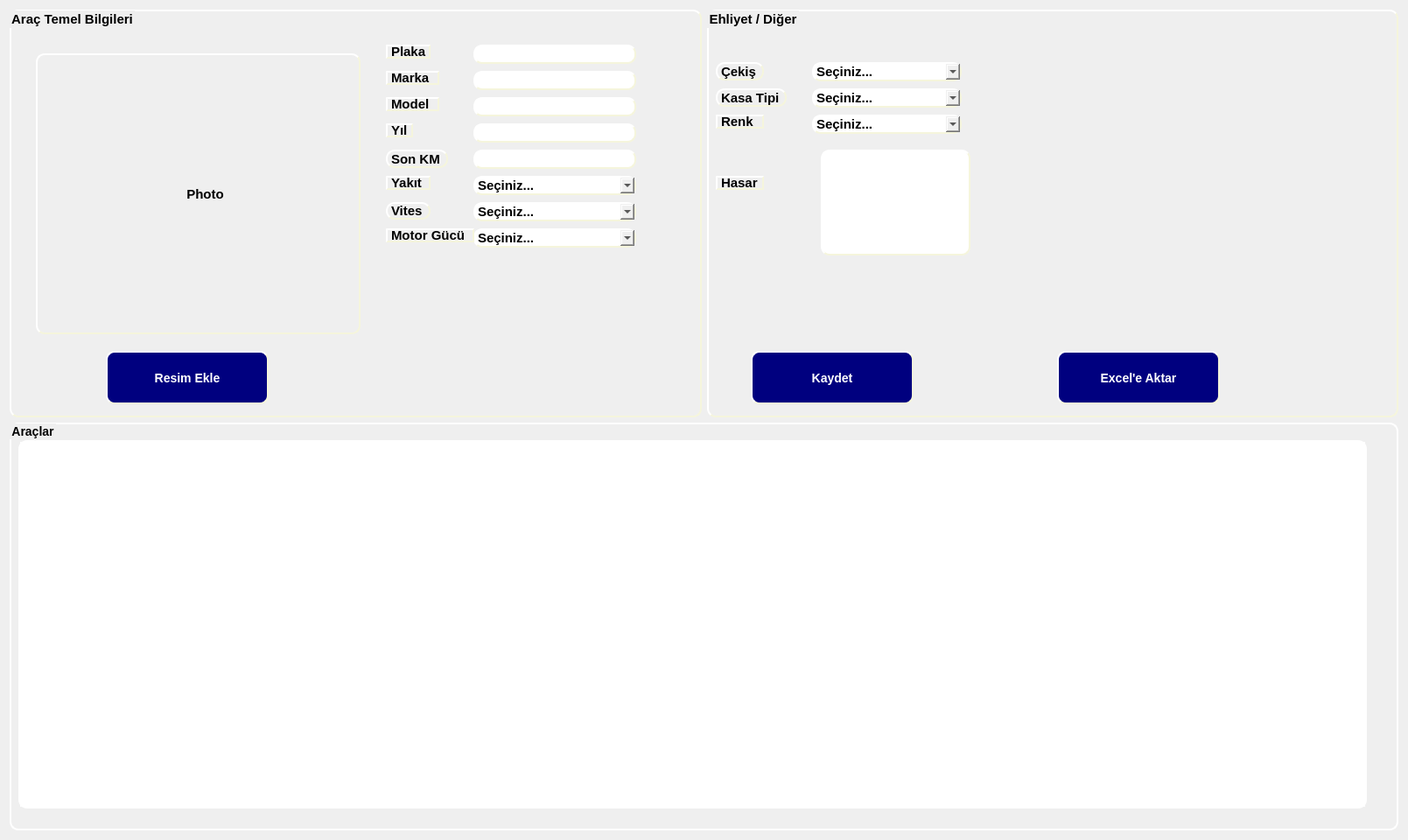
<?xml version="1.0" encoding="UTF-8"?>
<ui version="4.0">
 <class>aracKayit</class>
 <widget class="QWidget" name="aracKayit">
  <property name="geometry">
   <rect>
    <x>0</x>
    <y>0</y>
    <width>1609</width>
    <height>960</height>
   </rect>
  </property>
  <property name="windowTitle">
   <string>Form</string>
  </property>
  <layout class="QGridLayout" name="gridLayout">
   <item row="0" column="0">
    <widget class="QGroupBox" name="groupBox">
     <property name="styleSheet">
      <string notr="true">color: rgb(0, 0, 0);
    border-style: outset;
    border-width: 2px;
    border-radius: 10px;
    border-color: beige;
    font: bold 15px;
</string>
     </property>
     <property name="title">
      <string>Araç Temel Bilgileri</string>
     </property>
     <widget class="QPushButton" name="pushButton_resimEkle">
      <property name="geometry">
       <rect>
        <x>110</x>
        <y>390</y>
        <width>186</width>
        <height>61</height>
       </rect>
      </property>
      <property name="styleSheet">
       <string notr="true">background-color: rgb(0, 0, 127);
color: rgb(255, 255, 255);

    border-style: outset;
    border-width: 2px;
    border-radius: 10px;
    border-color: beige;
    font: bold 14px;
    min-width: 10em;
    padding: 6px;</string>
      </property>
      <property name="text">
       <string>Resim Ekle</string>
      </property>
     </widget>
     <widget class="QLineEdit" name="lineEdit_plaka">
      <property name="geometry">
       <rect>
        <x>530</x>
        <y>40</y>
        <width>186</width>
        <height>22</height>
       </rect>
      </property>
     </widget>
     <widget class="QLabel" name="label">
      <property name="geometry">
       <rect>
        <x>430</x>
        <y>40</y>
        <width>51</width>
        <height>16</height>
       </rect>
      </property>
      <property name="text">
       <string>Plaka</string>
      </property>
     </widget>
     <widget class="QLineEdit" name="lineEdit_Marka">
      <property name="geometry">
       <rect>
        <x>530</x>
        <y>70</y>
        <width>186</width>
        <height>22</height>
       </rect>
      </property>
     </widget>
     <widget class="QLabel" name="label_2">
      <property name="geometry">
       <rect>
        <x>430</x>
        <y>70</y>
        <width>61</width>
        <height>16</height>
       </rect>
      </property>
      <property name="text">
       <string>Marka</string>
      </property>
     </widget>
     <widget class="QLineEdit" name="lineEdit_Model">
      <property name="geometry">
       <rect>
        <x>530</x>
        <y>100</y>
        <width>186</width>
        <height>22</height>
       </rect>
      </property>
     </widget>
     <widget class="QLabel" name="label_3">
      <property name="geometry">
       <rect>
        <x>430</x>
        <y>100</y>
        <width>61</width>
        <height>16</height>
       </rect>
      </property>
      <property name="text">
       <string>Model</string>
      </property>
     </widget>
     <widget class="QLineEdit" name="lineEdit_Yil">
      <property name="geometry">
       <rect>
        <x>530</x>
        <y>130</y>
        <width>186</width>
        <height>22</height>
       </rect>
      </property>
     </widget>
     <widget class="QLabel" name="label_4">
      <property name="geometry">
       <rect>
        <x>430</x>
        <y>130</y>
        <width>31</width>
        <height>16</height>
       </rect>
      </property>
      <property name="text">
       <string>Yıl</string>
      </property>
     </widget>
     <widget class="QComboBox" name="comboBox_yakit">
      <property name="geometry">
       <rect>
        <x>530</x>
        <y>190</y>
        <width>186</width>
        <height>22</height>
       </rect>
      </property>
      <item>
       <property name="text">
        <string>Seçiniz...</string>
       </property>
      </item>
      <item>
       <property name="text">
        <string>Dizel</string>
       </property>
      </item>
      <item>
       <property name="text">
        <string>Beyzin</string>
       </property>
      </item>
      <item>
       <property name="text">
        <string>Beyzin &amp; LPG</string>
       </property>
      </item>
      <item>
       <property name="text">
        <string>Elektrik</string>
       </property>
      </item>
      <item>
       <property name="text">
        <string>Hibrit</string>
       </property>
      </item>
     </widget>
     <widget class="QLabel" name="label_5">
      <property name="geometry">
       <rect>
        <x>430</x>
        <y>190</y>
        <width>51</width>
        <height>16</height>
       </rect>
      </property>
      <property name="text">
       <string>Yakıt</string>
      </property>
     </widget>
     <widget class="QComboBox" name="comboBox_Vites">
      <property name="geometry">
       <rect>
        <x>530</x>
        <y>220</y>
        <width>186</width>
        <height>22</height>
       </rect>
      </property>
      <item>
       <property name="text">
        <string>Seçiniz...</string>
       </property>
      </item>
      <item>
       <property name="text">
        <string>Manuel</string>
       </property>
      </item>
      <item>
       <property name="text">
        <string>Otomatik</string>
       </property>
      </item>
      <item>
       <property name="text">
        <string>Yarı Otomatik</string>
       </property>
      </item>
     </widget>
     <widget class="QLabel" name="label_6">
      <property name="geometry">
       <rect>
        <x>430</x>
        <y>220</y>
        <width>51</width>
        <height>20</height>
       </rect>
      </property>
      <property name="text">
       <string>Vites</string>
      </property>
     </widget>
     <widget class="QLineEdit" name="lineEdit_SonKm">
      <property name="geometry">
       <rect>
        <x>530</x>
        <y>160</y>
        <width>186</width>
        <height>22</height>
       </rect>
      </property>
     </widget>
     <widget class="QLabel" name="label_7">
      <property name="geometry">
       <rect>
        <x>430</x>
        <y>160</y>
        <width>71</width>
        <height>21</height>
       </rect>
      </property>
      <property name="text">
       <string>Son KM</string>
      </property>
     </widget>
     <widget class="QComboBox" name="comboBox_MotorGucu">
      <property name="geometry">
       <rect>
        <x>530</x>
        <y>250</y>
        <width>186</width>
        <height>22</height>
       </rect>
      </property>
      <item>
       <property name="text">
        <string>Seçiniz...</string>
       </property>
      </item>
      <item>
       <property name="text">
        <string>0-99</string>
       </property>
      </item>
      <item>
       <property name="text">
        <string>100-151</string>
       </property>
      </item>
      <item>
       <property name="text">
        <string>152-199</string>
       </property>
      </item>
      <item>
       <property name="text">
        <string>200-251</string>
       </property>
      </item>
      <item>
       <property name="text">
        <string>252-299</string>
       </property>
      </item>
     </widget>
     <widget class="QLabel" name="label_8">
      <property name="geometry">
       <rect>
        <x>430</x>
        <y>250</y>
        <width>101</width>
        <height>16</height>
       </rect>
      </property>
      <property name="styleSheet">
       <string notr="true">    border-style: outset;
   border-radius: 10px;
    border-width: 2px;
</string>
      </property>
      <property name="text">
       <string>Motor Gücü</string>
      </property>
     </widget>
     <widget class="QLabel" name="label_resimEkle">
      <property name="geometry">
       <rect>
        <x>30</x>
        <y>50</y>
        <width>371</width>
        <height>321</height>
       </rect>
      </property>
      <property name="text">
       <string>                                        Photo</string>
      </property>
     </widget>
    </widget>
   </item>
   <item row="0" column="1">
    <widget class="QGroupBox" name="groupBox_2">
     <property name="styleSheet">
      <string notr="true">color: rgb(0, 0, 0);
    border-style: outset;
    border-width: 2px;
    border-radius: 10px;
    border-color: beige;
    font: bold 15px;
</string>
     </property>
     <property name="title">
      <string>Ehliyet / Diğer</string>
     </property>
     <widget class="QComboBox" name="comboBox_Cekis">
      <property name="geometry">
       <rect>
        <x>120</x>
        <y>60</y>
        <width>171</width>
        <height>22</height>
       </rect>
      </property>
      <item>
       <property name="text">
        <string>Seçiniz...</string>
       </property>
      </item>
      <item>
       <property name="text">
        <string>Önden Çekiş</string>
       </property>
      </item>
      <item>
       <property name="text">
        <string>Arkadan İtiş</string>
       </property>
      </item>
      <item>
       <property name="text">
        <string>4WD (Sürekli)</string>
       </property>
      </item>
      <item>
       <property name="text">
        <string>AWD (Elektronik)</string>
       </property>
      </item>
     </widget>
     <widget class="QComboBox" name="comboBox_KasaTipi">
      <property name="geometry">
       <rect>
        <x>120</x>
        <y>90</y>
        <width>171</width>
        <height>22</height>
       </rect>
      </property>
      <item>
       <property name="text">
        <string>Seçiniz...</string>
       </property>
      </item>
      <item>
       <property name="text">
        <string>Cabrio</string>
       </property>
      </item>
      <item>
       <property name="text">
        <string>Coupe</string>
       </property>
      </item>
      <item>
       <property name="text">
        <string>Hatchback 3 kapı</string>
       </property>
      </item>
      <item>
       <property name="text">
        <string>Hatchback 5 kapı</string>
       </property>
      </item>
      <item>
       <property name="text">
        <string>Sedan</string>
       </property>
      </item>
      <item>
       <property name="text">
        <string>Station Wagon</string>
       </property>
      </item>
      <item>
       <property name="text">
        <string>Crossover</string>
       </property>
      </item>
      <item>
       <property name="text">
        <string>MPV</string>
       </property>
      </item>
      <item>
       <property name="text">
        <string>Roadster</string>
       </property>
      </item>
     </widget>
     <widget class="QComboBox" name="comboBox_Renk">
      <property name="geometry">
       <rect>
        <x>120</x>
        <y>120</y>
        <width>171</width>
        <height>22</height>
       </rect>
      </property>
      <item>
       <property name="text">
        <string>Seçiniz...</string>
       </property>
      </item>
      <item>
       <property name="text">
        <string>Siyah</string>
       </property>
      </item>
      <item>
       <property name="text">
        <string>Lacivert</string>
       </property>
      </item>
      <item>
       <property name="text">
        <string>Beyaz</string>
       </property>
      </item>
      <item>
       <property name="text">
        <string>Füme</string>
       </property>
      </item>
      <item>
       <property name="text">
        <string>Gri</string>
       </property>
      </item>
      <item>
       <property name="text">
        <string>Gümüş Gri</string>
       </property>
      </item>
     </widget>
     <widget class="QLabel" name="label_9">
      <property name="geometry">
       <rect>
        <x>10</x>
        <y>90</y>
        <width>81</width>
        <height>21</height>
       </rect>
      </property>
      <property name="text">
       <string>Kasa Tipi</string>
      </property>
     </widget>
     <widget class="QLabel" name="label_10">
      <property name="geometry">
       <rect>
        <x>10</x>
        <y>60</y>
        <width>55</width>
        <height>21</height>
       </rect>
      </property>
      <property name="text">
       <string>Çekiş</string>
      </property>
     </widget>
     <widget class="QLabel" name="label_11">
      <property name="geometry">
       <rect>
        <x>10</x>
        <y>120</y>
        <width>55</width>
        <height>16</height>
       </rect>
      </property>
      <property name="text">
       <string>Renk</string>
      </property>
     </widget>
     <widget class="QLabel" name="label_12">
      <property name="geometry">
       <rect>
        <x>10</x>
        <y>190</y>
        <width>55</width>
        <height>16</height>
       </rect>
      </property>
      <property name="text">
       <string>Hasar</string>
      </property>
     </widget>
     <widget class="QPushButton" name="pushButton_Kaydet">
      <property name="geometry">
       <rect>
        <x>50</x>
        <y>390</y>
        <width>186</width>
        <height>61</height>
       </rect>
      </property>
      <property name="styleSheet">
       <string notr="true">background-color: rgb(0, 0, 127);
color: rgb(255, 255, 255);
    border-style: outset;
    border-width: 2px;
    border-radius: 10px;
    border-color: beige;
    font: bold 14px;
    min-width: 10em;
    padding: 6px;</string>
      </property>
      <property name="text">
       <string>Kaydet</string>
      </property>
     </widget>
     <widget class="QPushButton" name="pushButton_ExcelAktar">
      <property name="geometry">
       <rect>
        <x>400</x>
        <y>390</y>
        <width>186</width>
        <height>61</height>
       </rect>
      </property>
      <property name="styleSheet">
       <string notr="true">background-color: rgb(0, 0, 127);
color: rgb(255, 255, 255);
    border-style: outset;
    border-width: 2px;
    border-radius: 10px;
    border-color: beige;
    font: bold 14px;
    min-width: 10em;
    padding: 6px;</string>
      </property>
      <property name="text">
       <string>Excel'e Aktar</string>
      </property>
     </widget>
     <widget class="QLineEdit" name="lineEdit_Hasar">
      <property name="geometry">
       <rect>
        <x>130</x>
        <y>160</y>
        <width>171</width>
        <height>121</height>
       </rect>
      </property>
     </widget>
    </widget>
   </item>
   <item row="1" column="0" colspan="2">
    <widget class="QGroupBox" name="groupBox_3">
     <property name="styleSheet">
      <string notr="true">    border-style: outset;
   border-radius: 10px;
    border-width: 2px;
    font: bold 14px;
color: rgb(0, 0, 0);
border-color: rgb(255, 255, 255);    border-style: outset;
   border-radius: 10px;

    font: bold 14px;
color: rgb(0, 0, 0);</string>
     </property>
     <property name="title">
      <string>Araçlar</string>
     </property>
     <widget class="QTableView" name="tableView_araclar">
      <property name="geometry">
       <rect>
        <x>10</x>
        <y>20</y>
        <width>1541</width>
        <height>421</height>
       </rect>
      </property>
     </widget>
    </widget>
   </item>
  </layout>
 </widget>
 <resources/>
 <connections/>
</ui>
